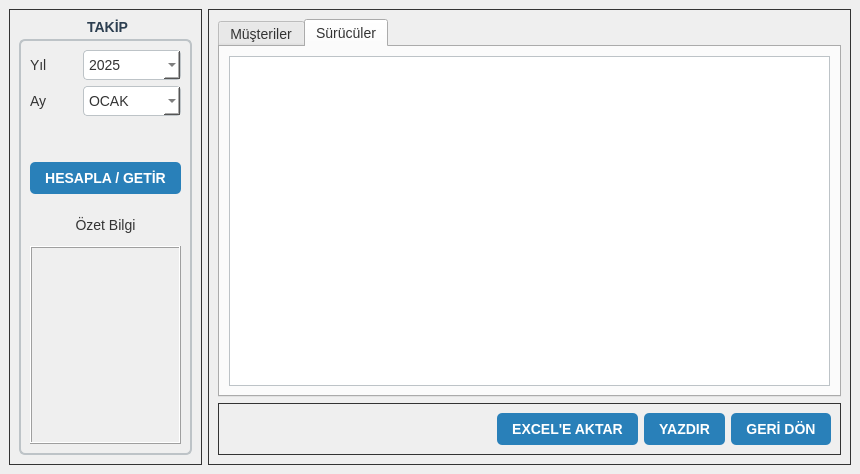
<?xml version="1.0" encoding="UTF-8"?>
<ui version="4.0">
 <class>MainWindow</class>
 <widget class="QMainWindow" name="MainWindow">
  <property name="geometry">
   <rect>
    <x>0</x>
    <y>0</y>
    <width>860</width>
    <height>474</height>
   </rect>
  </property>
  <property name="font">
   <font>
    <family>Segoe UI</family>
    <pointsize>10</pointsize>
   </font>
  </property>
  <property name="windowTitle">
   <string>MainWindow</string>
  </property>
  <property name="styleSheet">
   <string notr="true">/* --- GENEL AYARLAR --- */
QWidget {
    font-family: &quot;Segoe UI&quot;, &quot;Calibri&quot;, sans-serif;
    font-size: 14px;
    color: #333333;
}

/* --- BUTONLAR --- */
QPushButton {
    background-color: #2980b9; /* Kurumsal Mavi */
    color: white;
    border-radius: 5px;
    padding: 8px 15px;
    font-weight: bold;
    border: none;
}
QPushButton:hover {
    background-color: #3498db; /* Üzerine gelince açıl */
}
QPushButton:pressed {
    background-color: #1f618d; /* Basınca koyulaş */
}
/* &quot;SİL&quot; Butonlarını Kırmızı Yapmak İstersen Özel İsimle Yakala */
QPushButton#btn_sil, QPushButton#btn_satir_sil {
    background-color: #c0392b;
}
QPushButton#btn_sil:hover, QPushButton#btn_satir_sil:hover {
    background-color: #e74c3c;
}

/* --- GİRİŞ KUTULARI (LineEdit, DateEdit, ComboBox) --- */
QLineEdit, QComboBox, QDateEdit, QTimeEdit {
    border: 1px solid #bdc3c7;
    border-radius: 4px;
    padding: 5px;
    background-color: white;
}
/* İçine tıklayınca (Focus) çerçeve parlasın */
QLineEdit:focus, QComboBox:focus, QDateEdit:focus {
    border: 2px solid #3498db;
}

/* --- TABLOLAR (En Önemlisi!) --- */
QTableWidget {
    background-color: white;
    gridline-color: #ecf0f1; /* Hücre çizgileri silik gri */
    border: 1px solid #bdc3c7;
}
/* Başlık Satırı */
QHeaderView::section {
    background-color: #2c3e50; /* Koyu Lacivert Başlık */
    color: white;
    padding: 5px;
    border: none;
    font-weight: bold;
}
/* Seçili Satır */
QTableWidget::item:selected {
    background-color: #d6eaf8; /* Açık mavi seçim */
    color: black;
}

/* --- GROUP BOX (Çerçeveler) --- */
QGroupBox {
    border: 2px solid #bdc3c7;
    border-radius: 6px;
    margin-top: 20px; /* Başlık için yer aç */
    font-weight: bold;
}
QGroupBox::title {
    subcontrol-origin: margin;
    subcontrol-position: top center; /* Başlığı ortala */
    padding: 0 10px;
    color: #2c3e50;
}</string>
  </property>
  <widget class="QWidget" name="centralwidget">
   <layout class="QHBoxLayout" name="horizontalLayout">
    <item>
     <widget class="QFrame" name="frame">
      <property name="maximumSize">
       <size>
        <width>220</width>
        <height>16777215</height>
       </size>
      </property>
      <property name="frameShape">
       <enum>QFrame::Shape::Box</enum>
      </property>
      <property name="frameShadow">
       <enum>QFrame::Shadow::Plain</enum>
      </property>
      <layout class="QVBoxLayout" name="verticalLayout">
       <item>
        <widget class="QGroupBox" name="grp_filtre">
         <property name="title">
          <string>TAKİP</string>
         </property>
         <layout class="QGridLayout" name="gridLayout">
          <item row="5" column="0" colspan="2">
           <widget class="QLabel" name="lbl_bilgi">
            <property name="maximumSize">
             <size>
              <width>16777215</width>
              <height>30</height>
             </size>
            </property>
            <property name="text">
             <string>Özet Bilgi</string>
            </property>
            <property name="alignment">
             <set>Qt::AlignmentFlag::AlignCenter</set>
            </property>
           </widget>
          </item>
          <item row="6" column="0" colspan="2">
           <widget class="QLabel" name="lbl_ozet">
            <property name="frameShape">
             <enum>QFrame::Shape::Box</enum>
            </property>
            <property name="frameShadow">
             <enum>QFrame::Shadow::Raised</enum>
            </property>
            <property name="text">
             <string/>
            </property>
           </widget>
          </item>
          <item row="1" column="1">
           <widget class="QComboBox" name="cmb_ay">
            <item>
             <property name="text">
              <string>OCAK</string>
             </property>
            </item>
            <item>
             <property name="text">
              <string>ŞUBAT</string>
             </property>
            </item>
            <item>
             <property name="text">
              <string>MART</string>
             </property>
            </item>
            <item>
             <property name="text">
              <string>NİSAN</string>
             </property>
            </item>
            <item>
             <property name="text">
              <string>MAYIS</string>
             </property>
            </item>
            <item>
             <property name="text">
              <string>HAZİRAN</string>
             </property>
            </item>
            <item>
             <property name="text">
              <string>TEMMUZ</string>
             </property>
            </item>
            <item>
             <property name="text">
              <string>AĞUSTOS</string>
             </property>
            </item>
            <item>
             <property name="text">
              <string>EYLÜL</string>
             </property>
            </item>
            <item>
             <property name="text">
              <string>EKİM</string>
             </property>
            </item>
            <item>
             <property name="text">
              <string>KASIM</string>
             </property>
            </item>
            <item>
             <property name="text">
              <string>ARALIK</string>
             </property>
            </item>
           </widget>
          </item>
          <item row="3" column="0" colspan="2">
           <widget class="QPushButton" name="btn_hesapla">
            <property name="text">
             <string>HESAPLA / GETİR</string>
            </property>
           </widget>
          </item>
          <item row="0" column="0">
           <widget class="QLabel" name="lbl_yil">
            <property name="text">
             <string>Yıl     </string>
            </property>
           </widget>
          </item>
          <item row="0" column="1">
           <widget class="QComboBox" name="cmb_yil">
            <item>
             <property name="text">
              <string>2025</string>
             </property>
            </item>
            <item>
             <property name="text">
              <string>2026</string>
             </property>
            </item>
            <item>
             <property name="text">
              <string>2027</string>
             </property>
            </item>
            <item>
             <property name="text">
              <string>2028</string>
             </property>
            </item>
            <item>
             <property name="text">
              <string>2029</string>
             </property>
            </item>
            <item>
             <property name="text">
              <string>2030</string>
             </property>
            </item>
           </widget>
          </item>
          <item row="1" column="0">
           <widget class="QLabel" name="lbl_ay">
            <property name="text">
             <string>Ay     </string>
            </property>
           </widget>
          </item>
          <item row="2" column="0">
           <spacer name="verticalSpacer">
            <property name="orientation">
             <enum>Qt::Orientation::Vertical</enum>
            </property>
            <property name="sizeType">
             <enum>QSizePolicy::Policy::Fixed</enum>
            </property>
            <property name="sizeHint" stdset="0">
             <size>
              <width>20</width>
              <height>40</height>
             </size>
            </property>
           </spacer>
          </item>
          <item row="4" column="0">
           <spacer name="verticalSpacer_2">
            <property name="orientation">
             <enum>Qt::Orientation::Vertical</enum>
            </property>
            <property name="sizeType">
             <enum>QSizePolicy::Policy::Fixed</enum>
            </property>
            <property name="sizeHint" stdset="0">
             <size>
              <width>20</width>
              <height>10</height>
             </size>
            </property>
           </spacer>
          </item>
         </layout>
        </widget>
       </item>
      </layout>
     </widget>
    </item>
    <item>
     <widget class="QFrame" name="sag_frame">
      <property name="frameShape">
       <enum>QFrame::Shape::Box</enum>
      </property>
      <property name="frameShadow">
       <enum>QFrame::Shadow::Plain</enum>
      </property>
      <layout class="QVBoxLayout" name="verticalLayout_2">
       <item>
        <widget class="QTabWidget" name="sekmeli_form">
         <property name="currentIndex">
          <number>1</number>
         </property>
         <property name="elideMode">
          <enum>Qt::TextElideMode::ElideNone</enum>
         </property>
         <widget class="QWidget" name="tab_musteri">
          <attribute name="title">
           <string>Müşteriler</string>
          </attribute>
          <layout class="QVBoxLayout" name="verticalLayout_3">
           <item>
            <widget class="QTableWidget" name="tbl_musteri_hakedis"/>
           </item>
          </layout>
         </widget>
         <widget class="QWidget" name="tab_surucu">
          <attribute name="title">
           <string>Sürücüler</string>
          </attribute>
          <layout class="QVBoxLayout" name="verticalLayout_4">
           <item>
            <widget class="QTableWidget" name="tbl_surucu_hakedis"/>
           </item>
          </layout>
         </widget>
        </widget>
       </item>
       <item>
        <widget class="QFrame" name="footer_frame">
         <property name="frameShape">
          <enum>QFrame::Shape::Box</enum>
         </property>
         <property name="frameShadow">
          <enum>QFrame::Shadow::Plain</enum>
         </property>
         <layout class="QHBoxLayout" name="horizontalLayout_2">
          <item>
           <spacer name="horizontalSpacer">
            <property name="orientation">
             <enum>Qt::Orientation::Horizontal</enum>
            </property>
            <property name="sizeHint" stdset="0">
             <size>
              <width>40</width>
              <height>20</height>
             </size>
            </property>
           </spacer>
          </item>
          <item>
           <widget class="QPushButton" name="btn_excele_aktar">
            <property name="font">
             <font>
              <family>Segoe UI</family>
              <pointsize>10</pointsize>
              <bold>true</bold>
             </font>
            </property>
            <property name="text">
             <string>EXCEL'E AKTAR</string>
            </property>
           </widget>
          </item>
          <item>
           <widget class="QPushButton" name="btn_yazdir">
            <property name="text">
             <string>YAZDIR</string>
            </property>
           </widget>
          </item>
          <item>
           <widget class="QPushButton" name="btn_geri_don">
            <property name="font">
             <font>
              <family>Segoe UI</family>
              <pointsize>10</pointsize>
              <bold>true</bold>
             </font>
            </property>
            <property name="text">
             <string>GERİ DÖN</string>
            </property>
           </widget>
          </item>
         </layout>
        </widget>
       </item>
      </layout>
     </widget>
    </item>
   </layout>
  </widget>
 </widget>
 <resources/>
 <connections/>
</ui>
